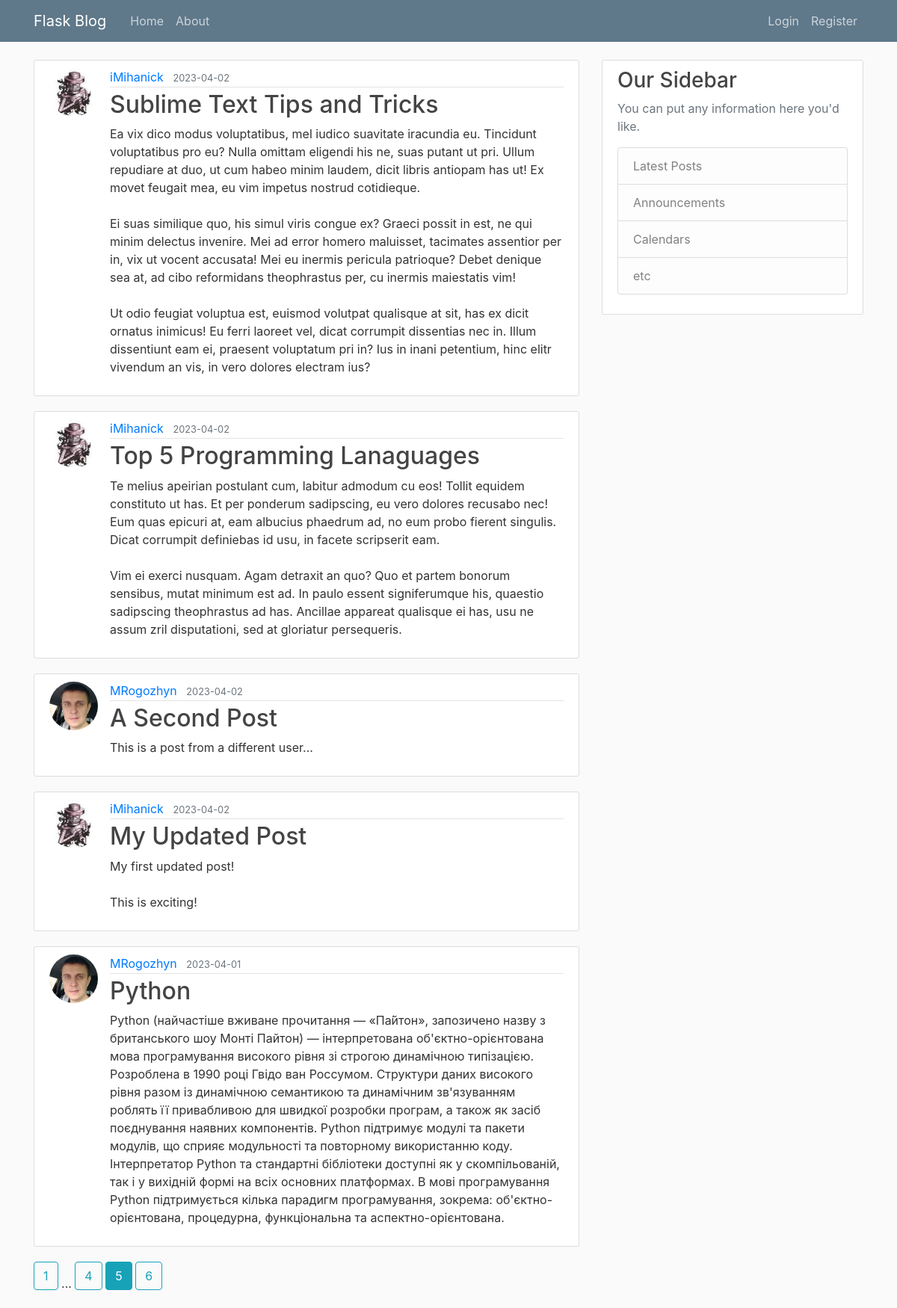
/home?page=5, run on the app's committed database.
### flaskblog/models.py (models this page shows, shortened)
class Post(db.Model):
    id = db.Column(db.Integer, primary_key=True)
    title = db.Column(db.String(100), nullable=False)
    date_posted = db.Column(db.DateTime, nullable=False, default=datetime.utcnow)
    content = db.Column(db.Text, nullable=False)
    user_id = db.Column(db.Integer, db.ForeignKey('user.id'), nullable=False)

class User(db.Model, UserMixin):
    id = db.Column(db.Integer, primary_key=True)
    username = db.Column(db.String(20), unique=True, nullable=False)
    email = db.Column(db.String(120), unique=True, nullable=False)
    image_file = db.Column(db.String(20), nullable=False, default='default.jpg')
    password = db.Column(db.String(60), nullable=False)
    posts = db.relationship('Post', backref='author', lazy=True)

### flaskblog/main/routes.py (the view)
@main.route("/")
@main.route("/home")
def home():
    page = request.args.get('page', 1, type=int)
    posts = Post.query.order_by(Post.date_posted.desc()).paginate(page=page, per_page=5)
    return render_template('home.html', posts=posts)

### flaskblog/templates/home.html
{% extends "layout.html" %}
{% block content %}
	{% for post in posts.items %}
		<article class="media content-section">
            <img class="rounded-circle article-img" src="{{ url_for('static', filename='profile_pict/' + post.author.image_file) }}">
          <div class="media-body">
            <div class="article-metadata">
             <a class="mr-2" href="{{ url_for('users.user_posts', username=post.author.username) }}">{{ post.author.username }}</a>
              <small class="text-muted">{{ post.date_posted.strftime('%Y-%m-%d') }}</small>
            </div>
            <h2><a class="article-title" href="{{ url_for('posts.post', post_id=post.id) }}">{{ post.title }}</a></h2>
            <p class="article-content">{{ post.content }}</p>
          </div>
        </article>
	{% endfor %}
    {% for page_num in posts.iter_pages(left_edge=1, right_edge=1, left_current=1, right_current=1) %}
        {% if page_num %}
            {% if posts.page == page_num %}
                <a class="btn btn-info mb-4" href="{{ url_for('main.home', page=page_num) }}">{{ page_num }}</a>
            {% else %}
                <a class="btn btn-outline-info mb-4" href="{{ url_for('main.home', page=page_num) }}">{{ page_num }}</a>
            {% endif %}
        {% else %}
            ...
        {% endif %}
    {% endfor %}
{% endblock content %}

### flaskblog/static/main.css (style rules this page uses)
body { background: #fafafa; color: #333333; margin-top: 5rem; }
h1, h2, h3, h4, h5, h6 { color: #444444; }
.content-section { background: #ffffff; padding: 10px 20px; border: 1px solid #dddddd; border-radius: 3px; margin-bottom: 20px; }
.article-title { color: #444444; }
.article-content { white-space: pre-line; }
.article-img { height: 65px; width: 65px; margin-right: 16px; }
.article-metadata { padding-bottom: 1px; margin-bottom: 4px; border-bottom: 1px solid #e3e3e3 }

### data on the page
Post: image_file (picture), author.username "iMihanick", date_posted "2023-04-02", title "Sublime Text Tips and Tricks", content "Ea vix dico modus voluptatibus, mel iudico suavitate iracundia eu. Tincidunt voluptatibus pro eu? Nulla omittam eligendi his ne, suas putant ut pri. Ullum repudiare at duo, ut cum habeo minim laudem, dicit libris antiopam has ut! Ex movet feugait mea, eu vim impetus nostrud cotidieque. Ei suas similique quo, his simul viris congue ex? Graeci possit in est, ne qui minim delectus invenire. Mei ad error homero maluisset, tacimates assentior per in, vix ut vocent accusata! Mei eu inermis pericula patrioque? Debet denique sea at, ad cibo reformidans theophrastus per, cu inermis maiestatis vim! Ut odio feugiat voluptua est, euismod volutpat qualisque at sit, has ex dicit ornatus inimicus! Eu…"
Post: image_file (picture), author.username "iMihanick", date_posted "2023-04-02", title "Top 5 Programming Lanaguages", content "Te melius apeirian postulant cum, labitur admodum cu eos! Tollit equidem constituto ut has. Et per ponderum sadipscing, eu vero dolores recusabo nec! Eum quas epicuri at, eam albucius phaedrum ad, no eum probo fierent singulis. Dicat corrumpit definiebas id usu, in facete scripserit eam. Vim ei exerci nusquam. Agam detraxit an quo? Quo et partem bonorum sensibus, mutat minimum est ad. In paulo essent signiferumque his, quaestio sadipscing theophrastus ad has. Ancillae appareat qualisque ei has, usu ne assum zril disputationi, sed at gloriatur persequeris."
Post: image_file (picture), author.username "MRogozhyn", date_posted "2023-04-02", title "A Second Post", content "This is a post from a different user..."
Post: image_file (picture), author.username "iMihanick", date_posted "2023-04-02", title "My Updated Post", content "My first updated post! This is exciting!"
Post: image_file (picture), author.username "MRogozhyn", date_posted "2023-04-01", title "Python", content "Python (найчастіше вживане прочитання — «Па́йтон», запозичено назву з британського шоу Монті Пайтон) — інтерпретована об'єктно-орієнтована мова програмування високого рівня зі строгою динамічною типізацією. Розроблена в 1990 році Гвідо ван Россумом. Структури даних високого рівня разом із динамічною семантикою та динамічним зв'язуванням роблять її привабливою для швидкої розробки програм, а також як засіб поєднування наявних компонентів. Python підтримує модулі та пакети модулів, що сприяє модульності та повторному використанню коду. Інтерпретатор Python та стандартні бібліотеки доступні як у скомпільованій, так і у вихідній формі на всіх основних платформах. В мові програмування Python…"

### other printed values
{{ page_num }} "1" "4" "6"
{{ page_num }} "5"
